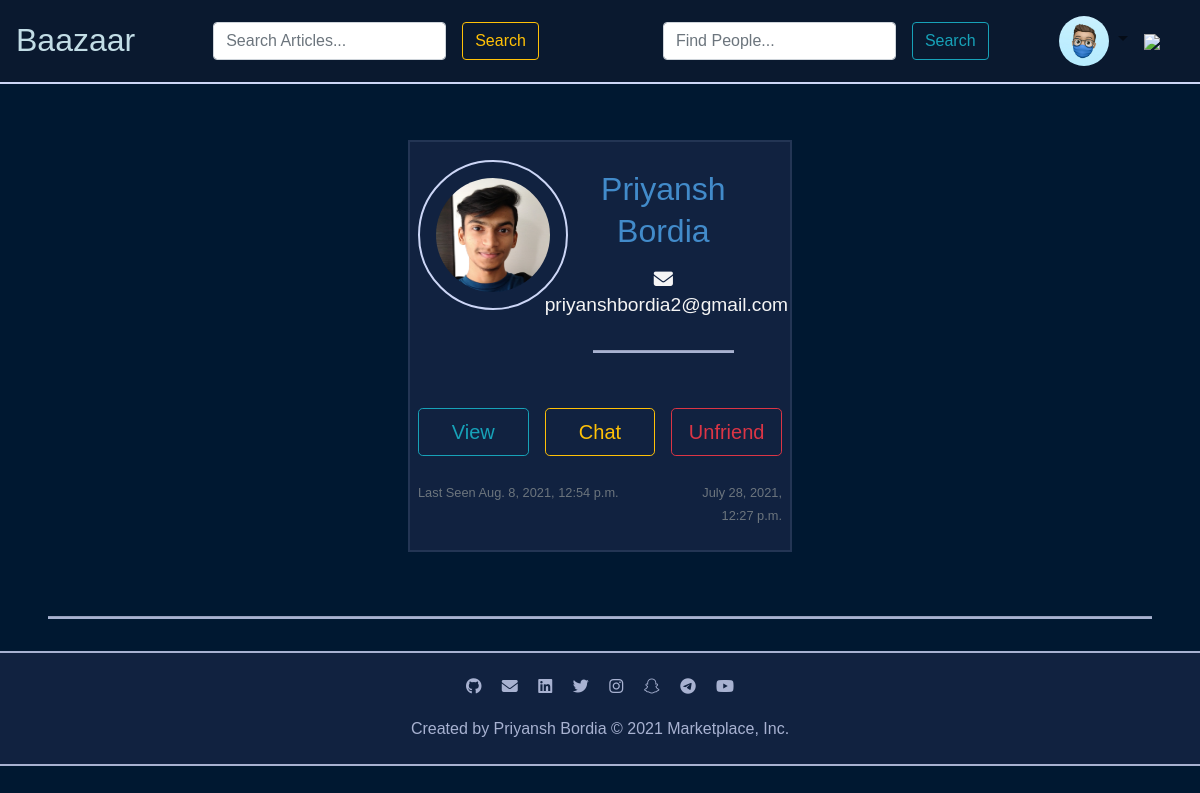
The page /friends (signed in) on the database its author committed.
### circle/models.py (models this page shows, shortened)
class Person(models.Model):
	options = (('M', 'Male'), ('F', 'Female'), ('X', 'Not Preferred to say'))
	user = models.OneToOneField(User, on_delete=models.CASCADE, related_name="person")
	profile = models.ImageField(upload_to="images/persons", blank=True, null=False)
	username = models.CharField(max_length=64, blank=False, null=False, unique=True)
	bio = models.TextField(max_length=500, blank=True, null=False)
	first = models.CharField(max_length=64, blank=False, null=False)
	last = models.CharField(max_length=64, blank=True, null=False)
	age = models.IntegerField(validators=[MinValueValidator(1)], blank=False, null=False, default=1)
	sex = models.CharField(max_length=1, choices=options, blank=False, null=False, default='X')
	email = models.EmailField(blank=False, null=False, unique=True)
	ph_no = models.BigIntegerField(blank=False, null=False, unique=True)
	retreated = models.ManyToManyField(Article, blank=True, related_name="retreated")
	rented = models.ManyToManyField(Article, blank=True, related_name="rented")
	purchased = models.ManyToManyField(Article, blank=True, related_name="purchased")
	sold = models.ManyToManyField(Article, blank=True, related_name="sold")
	display = models.ManyToManyField(Article, blank=True, related_name="display")
	bookmarked = models.ManyToManyField(Article, blank=True, related_name="bookmarked")
	carted = models.ManyToManyField(Article, blank=True, related_name="carted")
	friends = models.ManyToManyField('self', blank=True, related_name="friends")
	allowsMessage = models.BooleanField(blank=False, null=False, default=True)
	created_ts = models.DateTimeField(auto_now_add=True)
	updated_ts = models.DateTimeField(auto_now=True)
	slug = models.SlugField(max_length=64, blank=False, null=False, unique=True)
	class Meta:
		ordering = ['id']

### circle/views.py (the view)
# urls.py: path('friends', views.friends, name='friends'),
@login_required
def friends(request):
	try:
		person_id = request.user.person.id
		person = Person.objects.get(pk=person_id)
		friends = person.friends.all()
		chats = Chat.objects.filter(Q(left=person) | Q(right=person))
		return render(request, "circle/friends.html", context={"chats": chats, "friends": friends})
	except Person.DoesNotExist:
		return render(request, "circle/error.html", context={"message": "You don't have any friends.!!", "type": "Data Error", "link": "search"})
	except Chat.DoesNotExist:
		return render(request, "circle/error.html", context={"message": "You don't have any chats.!!", "type": "Data Error", "link": "search"})

### circle/templatetags/circle_tags.py (called while the page is built)
@register.filter(name='get_chat_id')
def chatId(value, arg):
	try:
		person_id = int(arg)
		person = Person.objects.get(pk=person_id)
		friend = value
		return Chat.objects.filter(Q(left=person, right=friend) | Q(left=friend, right=person)).first().id
	except Person.DoesNotExist:
		cprint("Person does not exist", 'red')
	except Chat.DoesNotExist:
		cprint("Chat does not exist", 'red')

### circle/templates/circle/friends.html (shortened to what this page needs)
{% extends "circle/base.html" %}
{% block head %}
	{% load static %}
	{% load bootstrap4 %}
	{% load fontawesome_5 %}
	{% load humanizelib %}
	{% load circle_tags %}
{% endblock %}
{% block body %}
	<div class="friends">
		<div class="friends__container">
			<div class="row justify-content-center">
				{% for friend in friends %}
					<div class="col-md-4">
						<div class="friends__container__grid">
							<div class="row">
								<div class="col-md-4">
									<img class="friends__container__grid__img" src="{% static friend.profile.url %}" alt="BP{{ friend.id }}ID" />
								</div>
								<div class="col-md-8">
									<div class="friends__container__grid__name">{{ friend.first }} {{ friend.last }}</div>
									<div class="friends__container__grid__email"><i class="fas fa-envelope"></i> {{ friend.email }}</div>
									<hr>
								</div>
							</div>
							<div class="row mb-0">
								<div class="col-md-4">
									<a href="{% url 'person' friend.id %}">
										<button class="form-control form-control-lg btn btn-outline-info btn-lg">View</button>
									</a>
								</div>
								<div class="col-md-4">
									<a href="{% url 'chat' friend|get_chat_id:request.user.person.id %}">
										<button class="form-control form-control-lg btn btn-outline-warning btn-lg">Chat</button>
									</a>
								</div>
								<div class="col-md-4">
									<a href="{% url 'remove' friend.id 'friend' %}">
										<button class="form-control form-control-lg btn btn-outline-danger btn-lg">Unfriend</button>
									</a>
								</div>
							</div>
							<div class="row mt-2 mb-0 pb-0">
								<div class="col-md-8 mb-0">
									<p class="text-left"><small class="text-muted">Last Seen {{ friend.user.last_login|naturaltime }}</small></p>
								</div>
								<div class="col-md-4 mb-0">
									<p class="text-right"><small class="text-muted">{{ friend.user.date_joined|naturaltime }}</small></p>
								</div>
							</div>
						</div>
					</div>
				{% endfor %}
			</div>
		</div>
	</div>
{% endblock %}

### circle/templates/circle/base.html (shortened to what this page needs)
<!DOCTYPE html>
<html lang="en">
<head>
    <link rel="stylesheet" href="https://maxcdn.bootstrapcdn.com/bootstrap/4.0.0/css/bootstrap.min.css"
>
    <link rel="stylesheet" href="https://stackpath.bootstrapcdn.com/bootstrap/4.3.1/css/bootstrap.min.css"
>
    {% load static %}
    <link href="{% static 'circle/css/style.css' %}" rel="stylesheet">
</head>
<body>
    <nav class="navbar navbar-expand-lg navbar-light" style="background-color: #0a192f; border-bottom: .125rem solid #ccd6f6;">
        <a class="navbar-brand" href="{% url 'home' %}" style="color: #c2dde6; font-size: 2rem;">Baazaar</a>
        <div class="collapse navbar-collapse" id="navbarSupportedContent" style="font-size: 1.1rem;">
			<form class="form-inline my-3 my-lg-0 mr-auto ml-auto" action="{% url 'result' 'article' %}" method="POST">
				<input class="form-control mr-sm-3" type="search" name="search" autocomplete="off" autofocus placeholder="Search Articles..." aria-label="Search">
				<button class="form-control btn btn-outline-warning my-2 my-sm-2" type="submit">Search</button>
			</form>
			<form class="form-inline my-3 my-lg-0 mr-auto ml-auto" action="{% url 'result' 'person' %}" method="POST">
				<input class="form-control mr-sm-3" type="search" name="search" autocomplete="off" autofocus placeholder="Find People..." aria-label="Search">
				<button class="form-control btn btn-outline-info my-2 my-sm-2" type="submit">Search</button>
			</form>
            <ul class="navbar-nav mr-3">
				{% if user.is_authenticated %}
					<li class="nav-item dropdown">
						<div class="nav-link dropdown-toggle" href="#" id="navbarDropdown" role="button" data-toggle="dropdown"
							aria-haspopup="true" aria-expanded="false" title="Profile">
							{% if request.user.person.profile.url %}
								<img src="{% static request.user.person.profile.url %}" alt="BP{{ request.user.person.id }}ID" style="width: 50px; height: 50px; border-radius: 50%;" />
							{% else %}
								<img src="https://img.icons8.com/bubbles/50/000000/stor.png" />
							{% endif %}
						</div>
					</li>
					{% if request.user.person %}
						<li class="nav-item m-auto">
							<a class="nav-link" href="{% url 'carted' %}" title="Cart">
								<img src="https://img.icons8.com/clouds/50/000000/buy.png" />
							</a>
						</li>
					{% endif %}
				{% endif %}
            </ul>
        </div>
    </nav>
    {% block body %}{% endblock %}
    <hr class="mt-4">
	<footer class="footer">
		<div class="footer__grid">
			<div class="footer__grid__handles">
				<a href="https://github.com/PriyanshBordia" target="_blank" title="PriyanshBordia"><i class="fab fa-github"></i></a>
				<a href="mailto:priyanshbordia2@gmail.com" target="_blank" title="Priyansh Bordia"><i class="fas fa-envelope"></i></a>
				<a href="https://www.linkedin.com/in/priyansh-b-81bb8218b/" target="_blank" title="Priyansh B."><i class="fab fa-linkedin" onmouseover="play()"></i></a>
				<a href="https://twitter.com/BordiaPriyansh" target="_blank" title="BordiaPriyansh"><i class="fab fa-twitter"></i></a>
				<a href="https://www.instagram.com/priyansh.bordia/" target="_blank" title="priyansh.bordia"><i class="fab fa-instagram"></i></a>
				<a href="#" target="_blank" title="priyansh.bordia"><i class="fa fa-snapchat-ghost" onmouseover="play()"></i></a>
				<a href="https://t.me/priyanshbordia" target="_blank" title="Priyansh Bordia"><i class="fab fa-telegram" ></i></a>
				<a href="https://www.youtube.com/channel/UCwBlonvBFFd4UGvnnVKVncQ?view_as=subscriber" target="_blank" title="Priyansh Bordia"><i class="fab fa-youtube"></i></a>
			</div>
			<div class="footer__grid__text">
				<span class="has-hover">Created by Priyansh Bordia &copy; 2021 Marketplace, Inc.</span>
			</div>
		</div>
	</footer>
</body>
</html>

### circle/static/circle/css/style.css (style rules this page uses)
html { font-size: 100%; -webkit-box-sizing: border-box; box-sizing: border-box; }
*, *::before, *::after { -webkit-box-sizing: inherit; box-sizing: inherit; }
html, body { width: 100%; height: 100%; }
body { margin: 0; padding: 0; font-size: 1.125rem; font-weight: 300; font-family: Verdana, Arial, Helvetica, sans-serif; line-height: 1.3; color: whitesmoke; background-color: #001831; text-align: center; -webkit-box-align: center; -ms-flex-align: center; align-items: center; -webkit-box-pack: center; -ms-flex-pack: center; justify-content: center; overflow-x: hidden; scroll-behavior: smooth; }
a { color: #a8b2d1; text-decoration: none !important; }
a, i, .has-hover { -webkit-transition-duration: 0.4s; transition-duration: 0.4s; }
hr { margin: 2rem 3rem 2rem 3rem; height: .125rem; background-color: #a8b2d1; }
.row { margin: .2rem auto .4rem auto; }
.col-md-12, .col-md-10, .col-md-9, .col-md-8, .col-md-6, .col-md-5, .col-md-4, .col-md-3, .col-md-2 { padding: 0.5rem 0.5rem 0.5rem .5rem; }
.friends { margin: 1rem auto 1rem auto; }
.friends__container { margin: 1rem auto 1rem auto; text-align: center; -webkit-box-align: center; -ms-flex-align: center; align-items: center; -webkit-box-pack: center; -ms-flex-pack: center; justify-content: center; }
.friends__container__grid { margin: 2rem auto 2rem auto; background-color: #112240; border: 0.125rem solid #233554; }
.friends__container__grid__img { margin: .4rem auto .4rem auto; padding: 1rem 1rem 1rem 1rem; width: 9.375rem; height: 9.375rem; border: 0.125rem solid #ccd6f6; border-radius: 50%; }
.friends__container__grid__name { margin: 1rem 1rem 1rem 1rem; padding: 1rem auto .4rem auto; font-size: 2rem; font-weight: 300; color: #428bca; }
.friends__container__grid__email, .friends__container__grid__ph_no { font-size: 1.2rem; }
.friends__container p small { padding: 0; font-size: .8rem; font-weight: 100; color: gray; }
.footer { margin-top: 2rem; background-color: #112240; border-top: 0.125rem solid #a8b2d1; border-bottom: 0.125rem solid #a8b2d1; }
.footer__grid { margin: 1.5rem; color: #a8b2d1; font-size: 1rem; text-align: center; -webkit-box-align: center; -ms-flex-align: center; align-items: center; }
.footer__grid__handles { margin-bottom: 1.3rem; }
.footer__grid__handles a:not(:last-child) { margin-right: 1rem; }
.footer__grid__text { font-weight: 200; }

### rows shown on the page
Person: profile (picture), first "Priyansh", last "Bordia", email "priyanshbordia2@gmail.com", user.last_login "Aug. 8, 2021, 12:54 p.m.", user.date_joined "July 28, 2021, 12:27 p.m."
